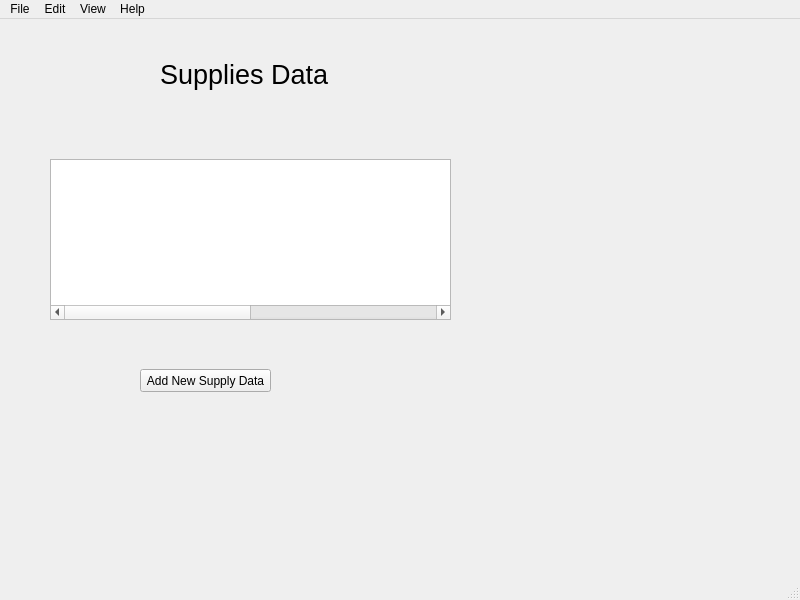
<?xml version="1.0" encoding="UTF-8"?>
<ui version="4.0">
 <class>ViewSuppliesWindow</class>
 <widget class="QMainWindow" name="ViewSuppliesWindow">
  <property name="geometry">
   <rect>
    <x>0</x>
    <y>0</y>
    <width>800</width>
    <height>600</height>
   </rect>
  </property>
  <property name="windowTitle">
   <string>MainWindow</string>
  </property>
  <widget class="QWidget" name="centralwidget">
   <widget class="QLabel" name="label">
    <property name="geometry">
     <rect>
      <x>160</x>
      <y>30</y>
      <width>221</width>
      <height>51</height>
     </rect>
    </property>
    <property name="font">
     <font>
      <pointsize>20</pointsize>
     </font>
    </property>
    <property name="text">
     <string>Supplies Data</string>
    </property>
   </widget>
   <widget class="QTableWidget" name="tableWidget">
    <property name="geometry">
     <rect>
      <x>50</x>
      <y>140</y>
      <width>401</width>
      <height>161</height>
     </rect>
    </property>
    <property name="minimumSize">
     <size>
      <width>401</width>
      <height>0</height>
     </size>
    </property>
    <property name="maximumSize">
     <size>
      <width>401</width>
      <height>16777215</height>
     </size>
    </property>
    <attribute name="horizontalHeaderVisible">
     <bool>false</bool>
    </attribute>
    <attribute name="horizontalHeaderDefaultSectionSize">
     <number>150</number>
    </attribute>
    <attribute name="horizontalHeaderMinimumSectionSize">
     <number>27</number>
    </attribute>
    <column>
     <property name="text">
      <string>City</string>
     </property>
    </column>
    <column>
     <property name="text">
      <string>Types of Supplies</string>
     </property>
    </column>
    <column>
     <property name="text">
      <string>Number of Supplies</string>
     </property>
     <property name="font">
      <font>
       <pointsize>8</pointsize>
      </font>
     </property>
    </column>
    <column>
     <property name="text">
      <string>Edit</string>
     </property>
    </column>
   </widget>
   <widget class="QPushButton" name="pushButton">
    <property name="geometry">
     <rect>
      <x>140</x>
      <y>350</y>
      <width>131</width>
      <height>23</height>
     </rect>
    </property>
    <property name="text">
     <string>Add New Supply Data</string>
    </property>
   </widget>
  </widget>
  <widget class="QMenuBar" name="menubar">
   <property name="geometry">
    <rect>
     <x>0</x>
     <y>0</y>
     <width>800</width>
     <height>21</height>
    </rect>
   </property>
   <widget class="QMenu" name="menuFile">
    <property name="title">
     <string>File</string>
    </property>
    <addaction name="actionClose"/>
   </widget>
   <widget class="QMenu" name="menuEdit">
    <property name="title">
     <string>Edit</string>
    </property>
   </widget>
   <widget class="QMenu" name="menuView">
    <property name="title">
     <string>View</string>
    </property>
    <addaction name="actionZoom_In"/>
    <addaction name="actionZoom_Out"/>
   </widget>
   <widget class="QMenu" name="menuHelp">
    <property name="title">
     <string>Help</string>
    </property>
   </widget>
   <addaction name="menuFile"/>
   <addaction name="menuEdit"/>
   <addaction name="menuView"/>
   <addaction name="menuHelp"/>
  </widget>
  <widget class="QStatusBar" name="statusbar"/>
  <action name="actionClose">
   <property name="text">
    <string>Close</string>
   </property>
  </action>
  <action name="actionZoom_In">
   <property name="text">
    <string>Zoom In</string>
   </property>
  </action>
  <action name="actionZoom_Out">
   <property name="text">
    <string>Zoom Out</string>
   </property>
  </action>
 </widget>
 <resources/>
 <connections/>
</ui>
